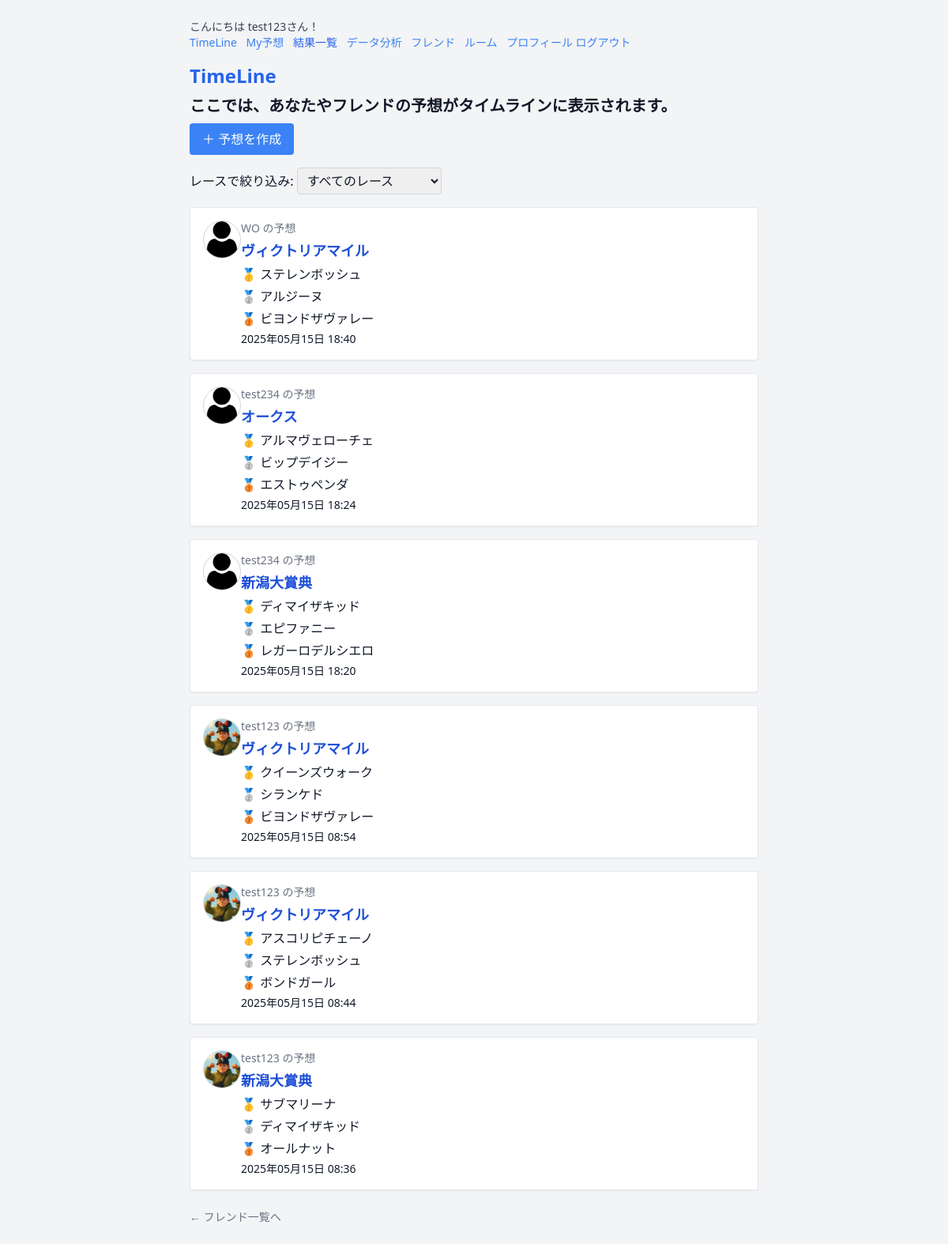
The app's page /timeline/ (signed in), older data.
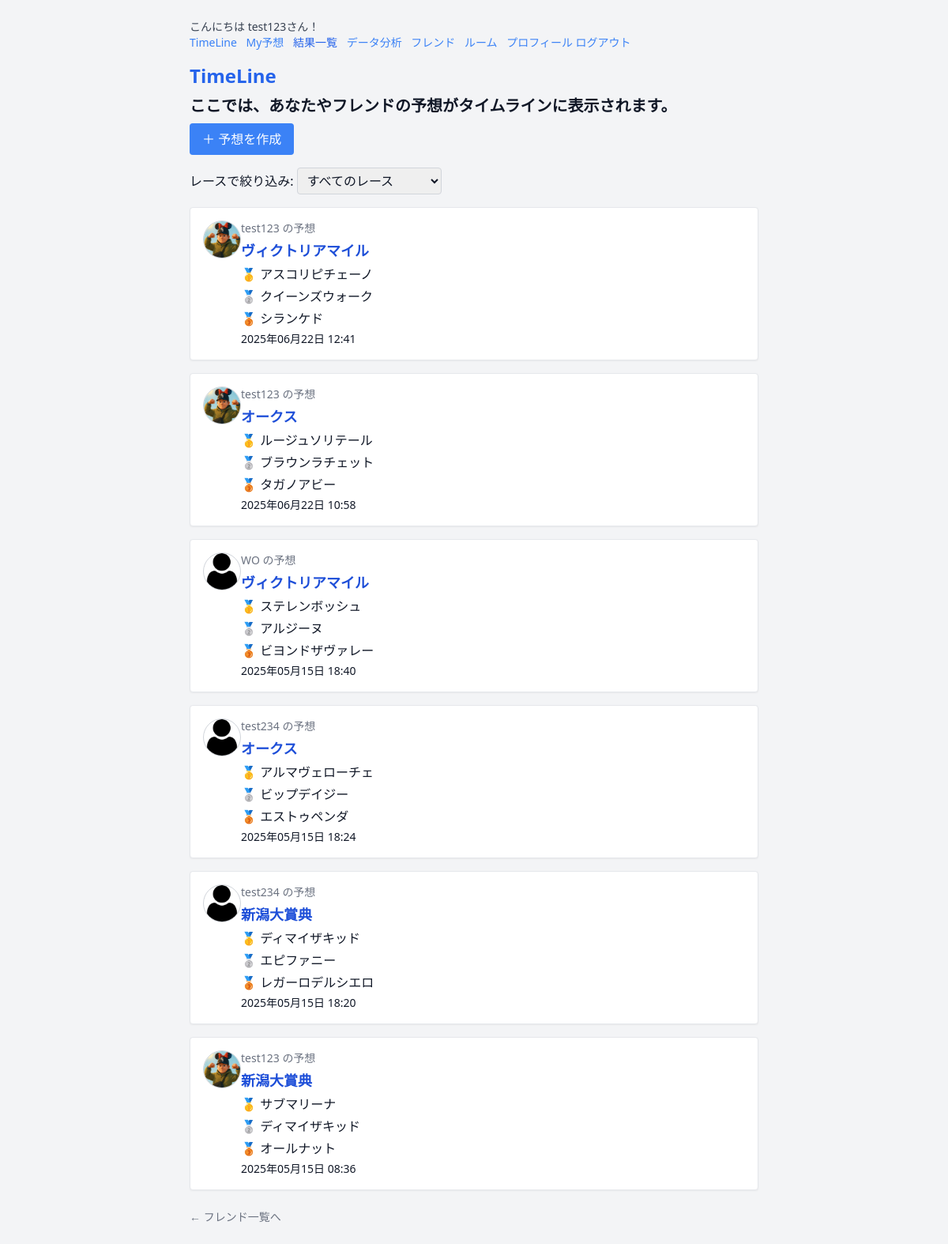
The same page, newer data.
### prediction/models.py (models this page shows, shortened)
class Prediction(models.Model):
    user = models.ForeignKey(User, on_delete=models.CASCADE)
    race = models.ForeignKey(Race, on_delete=models.CASCADE)
    first_position = models.ForeignKey(Horse, on_delete=models.CASCADE, related_name='first_predictions')
    second_position = models.ForeignKey(Horse, on_delete=models.CASCADE, related_name='second_predictions')
    third_position = models.ForeignKey(Horse, on_delete=models.CASCADE, related_name='third_predictions')
    created_at = models.DateTimeField(auto_now_add=True)

class Race(models.Model):
    name = models.CharField(max_length=100)

class Horse(models.Model):
    name = models.CharField(max_length=100)
    race = models.ForeignKey('Race', related_name='horses', on_delete=models.CASCADE)

class UserProfile(models.Model):
    user = models.OneToOneField(User, on_delete=models.CASCADE)
    profile_image = models.ImageField(upload_to='profile_images/', blank=True, null=True)
    updated_at = models.DateTimeField(auto_now=True)  # ← これを追加！

### prediction/views.py (the view)
# urls.py: path('timeline/', views.timeline, name='timeline'),
@login_required
def timeline(request):
    selected_race_id = request.GET.get("race_id")
    following_users = list(
        request.user.following.values_list("followed", flat=True)
    ) + [request.user.id]
    predictions = Prediction.objects.filter(user__id__in=following_users)
    if selected_race_id:
        predictions = predictions.filter(race_id=selected_race_id)
    predictions = predictions.order_by("-created_at")
    races = Race.objects.all()
    return render(
        request,
        "timeline.html",
        {
            "predictions": predictions,
            "races": races,
            "selected_race_id": int(selected_race_id) if selected_race_id else None,
        },
    )

### theme/templates/timeline.html (shortened to what this page needs)
{% extends "base.html" %}
{% load static %}
{% block content %}
<h1 class="text-2xl font-bold text-blue-600 mb-2">
  <a href="{% url 'timeline' %}" class="transform transition-all duration-300 hover:-translate-y-2 hover:text-blue-700 inline-block">
    TimeLine
  </a>
</h1>
<h2 class="text-xl font-bold text-black mb-2">ここでは、あなたやフレンドの予想がタイムラインに表示されます。</h2>
<a href="{% url 'submit_prediction' %}" class="inline-block bg-blue-500 text-white px-4 py-2 rounded hover:bg-blue-600 mb-4">
  ＋ 予想を作成
</a>
<form method="get" class="mb-4">
  <label for="race_id">レースで絞り込み:</label>
  <select
    name="race_id"
    id="race_id"
    class="border border-gray-300 rounded px-2 py-1"
    onchange="this.form.submit()"
  >
    <option value="">すべてのレース</option>
  </select>
</form>
{% if predictions %}
<ul class="space-y-4">
  {% for p in predictions %}
  <li class="border p-4 rounded shadow-sm bg-white">
  <div class="flex items-start space-x-6">
    {% if p.user.userprofile.profile_image %}
      <img
        src="{{ p.user.userprofile.profile_image.url }}?v={{ p.user.userprofile.updated_at|date:'U' }}"
        alt="{{ p.user.username }}のプロフィール画像"
        class="w-12 h-12 object-cover rounded-full border border-gray-300 shadow"
        style="width: 48px; height: 48px;"
      />
    {% else %}
      <div>
        <img
          src="{% static 'images/user.png' %}"
          alt="デフォルトプロフィール画像"
          class="w-12 h-12 object-cover rounded-full border border-gray-300 shadow"
          style="width: 48px; height: 48px;"
        />
      </div>
    {% endif %}
    <div class="flex-1 space-y-1">
      <div class="text-sm text-gray-500">{{ p.user.username }} の予想</div>
      <div class="font-bold text-lg text-blue-700">{{ p.race.name }}</div>
      <div>🥇 {{ p.first_position.name }}</div>
      <div>🥈 {{ p.second_position.name }}</div>
      <div>🥉 {{ p.third_position.name }}</div>
      <div class="text-sm text-gray-400">{{ p.created_at|date:"Y年m月d日 H:i" }}</div>
    </div>
  </div>
</li>
  {% endfor %}
</ul>
{% else %}
<p class="text-gray-500">まだ予想が表示されていません。</p>
{% endif %}
<a href="{% url 'user_list' %}" class="text-sm text-gray-500 mt-6 block">← フレンド一覧へ</a>
{% endblock %}

### theme/templates/base.html (shortened to what this page needs)
{% load static %}
<!DOCTYPE html>
<html>
  <head>
    <link href="{% static 'css/output.css' %}" rel="stylesheet" />
  </head>
  <body class="bg-gray-100 text-gray-900">
    <div class="max-w-3xl mx-auto p-6">
      {% if user.is_authenticated %}
      <div class="mb-4 text-sm text-gray-700">
        <p>こんにちは {{ user.username }}さん！</p>
        <a
          href="{% url 'timeline' %}"
          class="text-blue-500 mr-2 hover:bg-blue-600 rounded"
        >
          TimeLine
        </a>
        <a
          href="{% url 'prediction_list' %}"
          class="text-blue-500 hover:underline mr-2"
          >My予想</a
        >
        <a
          href="{% url 'result_list' %}"
          class="ml-4 text-blue-600 hover:underline mr-2"
          >結果一覧</a
        >
        <a
          href="{% url 'analysis' %}"
          class="text-blue-500 hover:underline mr-2"
          >データ分析</a
        >
        <a
          href="{% url 'user_list' %}"
          class="text-blue-500 hover:underline mr-2"
          >フレンド</a
        >
        <a
          href="{% url 'group_list' %}"
          class="text-blue-500 hover:underline mr-2"
          >ルーム</a
        >
        <a href="{% url 'profile' %}" class="text-blue-500 hover:underline"
          >プロフィール</a
        >
        <form action="{% url 'logout' %}" method="post" class="inline">
          <button type="submit" class="text-blue-500 hover:bg-red-500 mr-2">
            ログアウト
          </button>
        </form>
      </div>
      {% else %}
      <a href="{% url 'login' %}" class="text-sm text-blue-500">ログイン</a>
      {% endif %} {% block content %}{% endblock %}
    </div>
  </body>
</html>

Row changes from the older to the newer data that the page shows:
removed Prediction: user.userprofile.profile_image (picture), user.username "test123", race.name "ヴィクトリアマイル", first_position.name "クイーンズウォーク", second_position.name "シランケド", third_position.name "ビヨンドザヴァレー", created_at "2025年05月15日 08:54"
removed Prediction: user.userprofile.profile_image (picture), user.username "test123", race.name "ヴィクトリアマイル", first_position.name "アスコリピチェーノ", second_position.name "ステレンボッシュ", third_position.name "ボンドガール", created_at "2025年05月15日 08:44"
added Prediction: user.userprofile.profile_image (picture), user.username "test123", race.name "ヴィクトリアマイル", first_position.name "アスコリピチェーノ", second_position.name "クイーンズウォーク", third_position.name "シランケド", created_at "2025年06月22日 12:41"
added Prediction: user.userprofile.profile_image (picture), user.username "test123", race.name "オークス", first_position.name "ルージュソリテール", second_position.name "ブラウンラチェット", third_position.name "タガノアビー", created_at "2025年06月22日 10:58"
